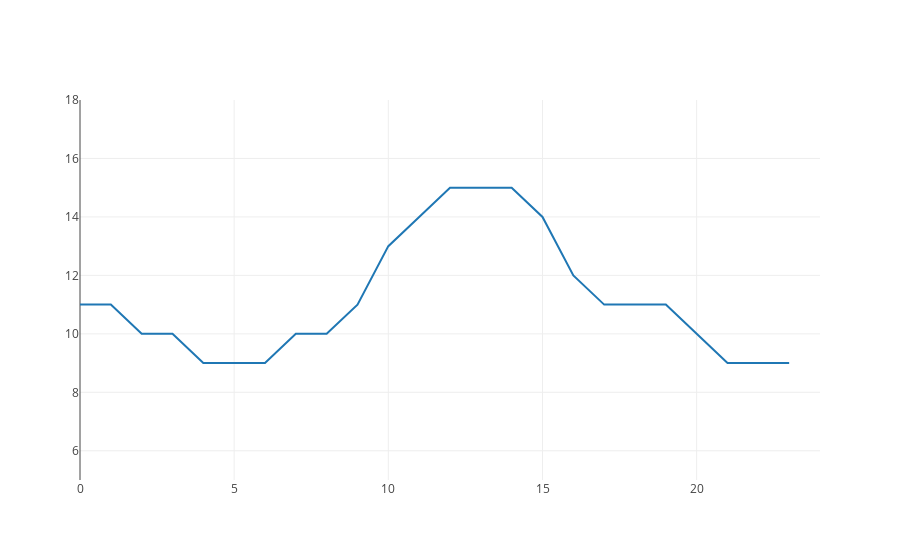

The notebook cell saved with this chart:
### Code cell
fig = chunk.fig()
iplot(fig)

### Figure 1 — Plotly figure (JSON) as saved in the notebook; plotly's stock layout.template omitted (floating-point values rounded to 4 significant figures)
{"data": [{"type": "scatter", "x": [0, 1, 2, 3, 4, 5, 6, 7, 8, 9, 10, 11, 12, 13, 14, 15, 16, 17, 18, 19, 20, 21, 22, 23], "y": [11, 11, 10, 10, 9, 9, 9, 10, 10, 11, 13, 14, 15, 15, 15, 14, 12, 11, 11, 11, 10, 9, 9, 9]}], "layout": {"xaxis": {"range": [0, 24]}, "yaxis": {"range": [5, 18]}}}
